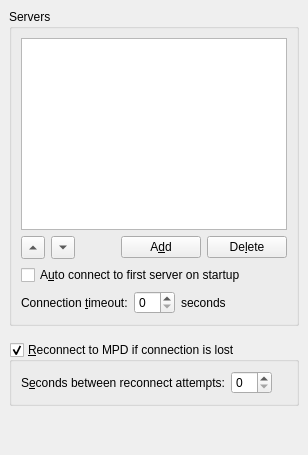
         <widget class="QWidget" name="connectionPage">
          <layout class="QVBoxLayout">
           <property name="spacing">
            <number>6</number>
           </property>
           <property name="leftMargin">
            <number>9</number>
           </property>
           <property name="topMargin">
            <number>9</number>
           </property>
           <property name="rightMargin">
            <number>9</number>
           </property>
           <property name="bottomMargin">
            <number>9</number>
           </property>
           <item>
            <widget class="QGroupBox" name="groupBox_5">
             <property name="title">
              <string>Servers</string>
             </property>
             <layout class="QVBoxLayout">
              <property name="spacing">
               <number>6</number>
              </property>
              <property name="leftMargin">
               <number>9</number>
              </property>
              <property name="topMargin">
               <number>9</number>
              </property>
              <property name="rightMargin">
               <number>9</number>
              </property>
              <property name="bottomMargin">
               <number>9</number>
              </property>
              <item>
               <widget class="QTableView" name="serverList">
                <property name="selectionMode">
                 <enum>QAbstractItemView::SingleSelection</enum>
                </property>
                <property name="selectionBehavior">
                 <enum>QAbstractItemView::SelectRows</enum>
                </property>
               </widget>
              </item>
              <item>
               <layout class="QHBoxLayout">
                <property name="spacing">
                 <number>6</number>
                </property>
                <property name="leftMargin">
                 <number>0</number>
                </property>
                <property name="topMargin">
                 <number>0</number>
                </property>
                <property name="rightMargin">
                 <number>0</number>
                </property>
                <property name="bottomMargin">
                 <number>0</number>
                </property>
                <item>
                 <widget class="QToolButton" name="upButton">
                  <property name="text">
                   <string/>
                  </property>
                  <property name="arrowType">
                   <enum>Qt::UpArrow</enum>
                  </property>
                 </widget>
                </item>
                <item>
                 <widget class="QToolButton" name="downButton">
                  <property name="text">
                   <string/>
                  </property>
                  <property name="arrowType">
                   <enum>Qt::DownArrow</enum>
                  </property>
                 </widget>
                </item>
                <item>
                 <spacer>
                  <property name="orientation">
                   <enum>Qt::Horizontal</enum>
                  </property>
                  <property name="sizeHint" stdset="0">
                   <size>
                    <width>40</width>
                    <height>20</height>
                   </size>
                  </property>
                 </spacer>
                </item>
                <item>
                 <widget class="QPushButton" name="addButton">
                  <property name="text">
                   <string>A&amp;dd</string>
                  </property>
                 </widget>
                </item>
                <item>
                 <widget class="QPushButton" name="deleteButton">
                  <property name="text">
                   <string>De&amp;lete</string>
                  </property>
                 </widget>
                </item>
               </layout>
              </item>
              <item>
               <widget class="QCheckBox" name="autoConnectCheck">
                <property name="text">
                 <string>A&amp;uto connect to first server on startup</string>
                </property>
               </widget>
              </item>
              <item>
               <layout class="QHBoxLayout">
                <property name="spacing">
                 <number>6</number>
                </property>
                <property name="leftMargin">
                 <number>0</number>
                </property>
                <property name="topMargin">
                 <number>0</number>
                </property>
                <property name="rightMargin">
                 <number>0</number>
                </property>
                <property name="bottomMargin">
                 <number>0</number>
                </property>
                <item>
                 <widget class="QLabel" name="label_4">
                  <property name="text">
                   <string>Connection &amp;timeout:</string>
                  </property>
                  <property name="buddy">
                   <cstring>timeoutSpin</cstring>
                  </property>
                 </widget>
                </item>
                <item>
                 <widget class="QSpinBox" name="timeoutSpin"/>
                </item>
                <item>
                 <widget class="QLabel" name="label_6">
                  <property name="text">
                   <string>seconds</string>
                  </property>
                 </widget>
                </item>
                <item>
                 <spacer>
                  <property name="orientation">
                   <enum>Qt::Horizontal</enum>
                  </property>
                  <property name="sizeHint" stdset="0">
                   <size>
                    <width>40</width>
                    <height>20</height>
                   </size>
                  </property>
                 </spacer>
                </item>
               </layout>
              </item>
             </layout>
            </widget>
           </item>
           <item>
            <spacer>
             <property name="orientation">
              <enum>Qt::Vertical</enum>
             </property>
             <property name="sizeType">
              <enum>QSizePolicy::Minimum</enum>
             </property>
             <property name="sizeHint" stdset="0">
              <size>
               <width>20</width>
               <height>10</height>
              </size>
             </property>
            </spacer>
           </item>
           <item>
            <widget class="QGroupBox" name="reconnectCheck">
             <property name="title">
              <string>&amp;Reconnect to MPD if connection is lost</string>
             </property>
             <property name="checkable">
              <bool>true</bool>
             </property>
             <layout class="QHBoxLayout">
              <property name="spacing">
               <number>6</number>
              </property>
              <property name="leftMargin">
               <number>9</number>
              </property>
              <property name="topMargin">
               <number>9</number>
              </property>
              <property name="rightMargin">
               <number>9</number>
              </property>
              <property name="bottomMargin">
               <number>9</number>
              </property>
              <item>
               <widget class="QLabel" name="reconnectLabel">
                <property name="text">
                 <string>S&amp;econds between reconnect attempts:</string>
                </property>
                <property name="buddy">
                 <cstring>reconnectSpin</cstring>
                </property>
               </widget>
              </item>
              <item>
               <widget class="QSpinBox" name="reconnectSpin">
                <property name="sizePolicy">
                 <sizepolicy hsizetype="Minimum" vsizetype="Fixed">
                  <horstretch>0</horstretch>
                  <verstretch>0</verstretch>
                 </sizepolicy>
                </property>
               </widget>
              </item>
              <item>
               <spacer>
                <property name="orientation">
                 <enum>Qt::Horizontal</enum>
                </property>
                <property name="sizeHint" stdset="0">
                 <size>
                  <width>10</width>
                  <height>10</height>
                 </size>
                </property>
               </spacer>
              </item>
             </layout>
            </widget>
           </item>
           <item>
            <spacer>
             <property name="orientation">
              <enum>Qt::Vertical</enum>
             </property>
             <property name="sizeHint" stdset="0">
              <size>
               <width>20</width>
               <height>40</height>
              </size>
             </property>
            </spacer>
           </item>
          </layout>
         </widget>
